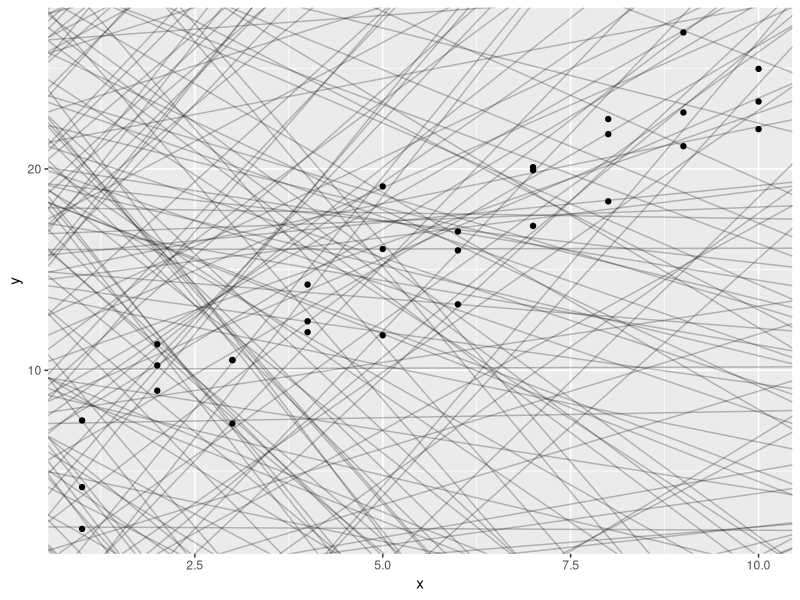
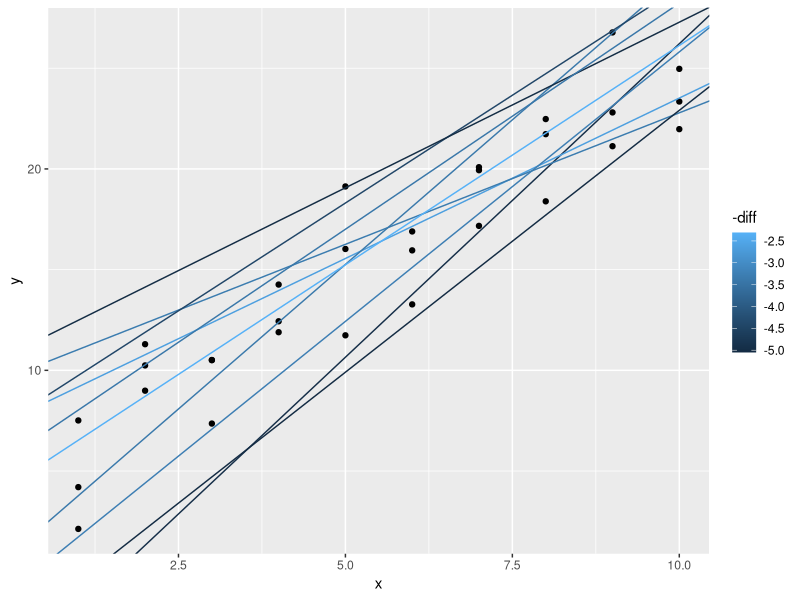

Write the R code that produced these figures, in order.
library(tidyverse)
library(modelr)

g <- ggplot(sim1, aes(x,y)) +
  geom_point()

models <- tibble(
  a1 = runif(250, -20, 40),
  a2 = runif(250, -5,5)
)

g + geom_abline(data = models, aes(intercept = a1, slope = a2), alpha = 1/4)

model1 <- function(a, data){
  a[1] + data$x * a[2]
}

measure_distance <- function(mod, data){
  diff <- data$y - model1(mod, data)
  sqrt(mean(diff^2))
}

measure_distance(c(7.5,1), sim1)

sim_diff <- function(a1, a2){
  measure_distance(c(a1, a2), sim1)
}

models <- models %>% mutate(diff = map2_dbl(a1, a2, sim_diff))

g + 
  geom_abline(data = filter(models, rank(diff) <= 10), aes(intercept = a1, slope = a2, color = -diff))



